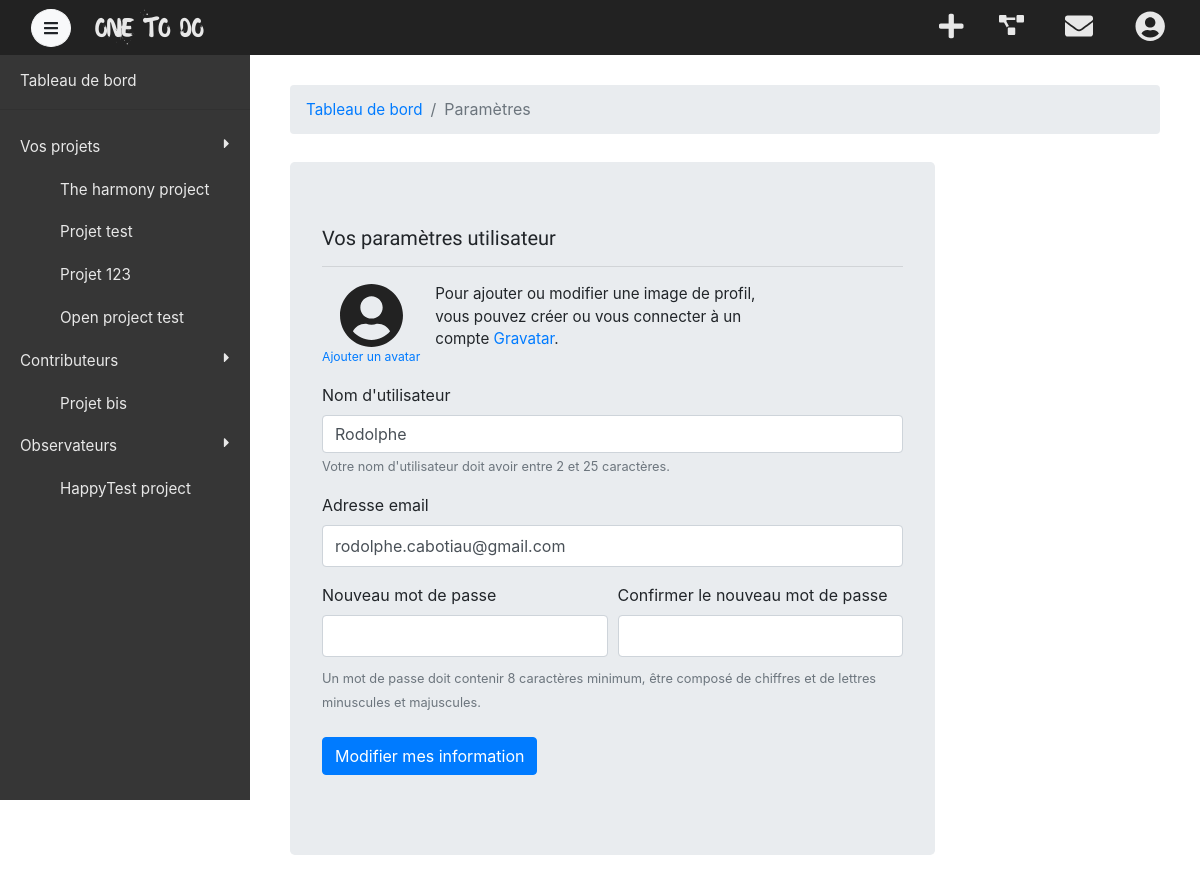
The page /parametres (signed in) on the database as committed earlier.
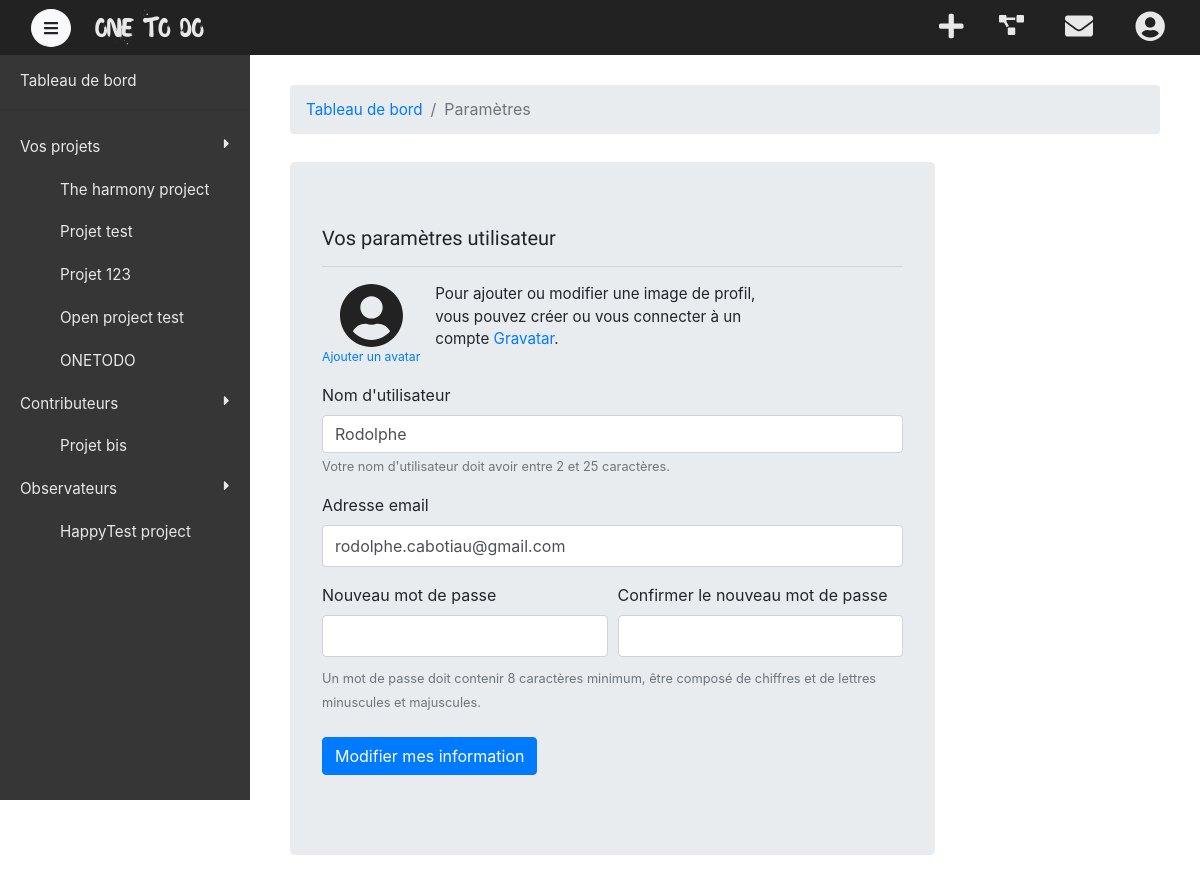
The same page on the database as committed later.
### tables this page shows
CREATE TABLE `access` (
  `id_user` int(11) NOT NULL,
  `id_project` int(11) NOT NULL,
  `access` tinyint(1) NOT NULL
);

CREATE TABLE `project` (
  `id` int(11) NOT NULL,
  `name` varchar(40) NOT NULL,
  `link` varchar(40) NOT NULL,
  `status` tinyint(1) NOT NULL DEFAULT '0',
  `open` int(1) DEFAULT NULL,
  `color` varchar(10) DEFAULT '#306ba2',
  `description` tinytext,
  `wiki` longtext
);

### view/viewPrivate/viewUserSettings.php (the view, shortened to what the changed rows need)
<?php
	require('./view/template/templatePrivate.php');
?>

### controller/ControllerPrivate.php (called while the page is built, shortened)
<?php
class ControllerPrivate extends Alert
{
	private function initUser()
	{
		$user = new \App\model\User([
			'id'       => $_SESSION['user_id'],
			'username' => $_SESSION['user_username']
		]);
		return $user;
	}
	private function callUserProjects()
	{
		$user = $this->initUser();
		$projectManager = new \App\model\ProjectManager();
		$projects       = $projectManager->getUserProjects($user);
		return $projects;
	}
	private function callUserData()
	{
		$user = $this->initUser();
		$userManager = new \App\model\UserManager();
		$userData    = $userManager->getUser($user);
		return $userData;
	}
	public function displayUserSettings()
	{
		$userData       = $this->callUserData();
		$projects       = $this->callUserProjects();
		require('./view/viewPrivate/viewUserSettings.php');
	}
}

### model/router/Route.php (called while the page is built, shortened)
<?php
class Route
{
	private $path;
	private $callable;
	private $matches = [];
	public function __construct($path, $callable)
	{
		$this->path     = trim($path, '/');
		$this->callable = $callable;
	}
	public function match($url)
	{
		$url   = trim($url, '/');
		$path  = preg_replace_callback('#:([\w]+)#', [$this, 'paramMatch'], $this->path);
		$path  = str_replace('/', '/', $path);
		$regex = "#^$path$#i";
	    if(!preg_match($regex, $url, $matches))
	    {
	        return false;
	    }
	    array_shift($matches);
	    $this->matches = $matches;
	    return true;
	}
	public function call()
	{
	    if(is_string($this->callable))
	    {
	        $params = explode('#', $this->callable);
	        $controller = new $controller();
	        return call_user_func_array([$controller, $params[1]], $this->matches);
	    }
	    else
	    {
	        return call_user_func_array($this->callable, $this->matches);
	    }
	}
}

### model/router/Router.php (called while the page is built, shortened)
<?php
class Router {
    private $url;
    private $routes = [];
    public function __construct($url)
    {
        $this->url = $url;
    }
    private function add($path, $callable, $name, $method)
    {
        $route = new Route($path, $callable);
        $this->routes[$method][] = $route;
        return $route;
    }
    public function run()
    {
        foreach($this->routes[$_SERVER['REQUEST_METHOD']] as $route)
        {
            if($route->match($this->url))
            {
                return $route->call();
            }
        }
    }
}

### index.php (called while the page is built, shortened)
<?php
	require 'model/Autoloader.php';
	$router = new model\router\Router($_GET['url']);
	$router->get('/', "Public#displayHome");
	$router->get('/connexion', "Public#displayConnection");
	$router->get('/inscription', "Public#displayRegistration");
	$router->get('/mentions_legales', "Public#displayLegal");
	$router->get('/contact', "Public#displayContact");
	$router->get('/confirmation_inscription', "Public#displayConfirmRegistration");
	$router->get('/validation_inscription', "Public#displayValidationRegistration");
	$router->get('/mot_de_passe_oublie', "Public#displayForgottenPassword");
	$router->get('/nouveau_mot_de_passe', "Public#displayNewPassword");
	$router->get('/dashboard', "Private#displayDashboard");
	$router->get('/parametres', "Private#displayUserSettings");
	$router->get('/nouveauProjet', "Private#displayCreateProject");
	$router->get('/projetsOuverts', "Private#displayOpenProjects");
	$router->get('/messagerie', "Private#displayMessaging");
	$router->get('/messagerie/talk', "Private#displayMessagingTalk");
		$router->get('/newConversation', "Private#newConversation");
		$router->get('/addUserConversation', "Private#addUserConversation");
		$router->get('/deleteUserConversation', "Private#processDeleteUserConversation");
	$router->get('/disconnect', "Private#disconnect");
	$router->get('/projet/:slug/home', 'Project#displayHomeProject');
	$router->get('/projet/:slug/todolist', 'Project#displayTodolist');
	$router->get('/projet/:slug/wiki', 'Project#displayWiki');
	$router->get('/projet/:slug/utilisateurs', 'Project#displayProjectUsers');
	$router->get('/projet/:slug/parametres', 'Project#displayProjectSettings');
	$router->post('/processContact', "Public#processContact");
	$router->post('/processRegistration', "Public#processRegistration");
	$router->post('/processConnexion', "Public#processConnexion");
	$router->post('/processForgottenPassword', "Public#processForgottenPassword");
	$router->post('/processNewPassword', "Public#processNewPassword");
	$router->post('/processEditUser', "Private#processEditUser");
	$router->post('/processNewMessage', "Private#processNewMessage");
	$router->post('/processNewProject', "Private#processNewProject");
	$router->post('/processAddUserOpenProject', 'Private#processAddUserOpenProject');
	$router->post('/projet/:slug/processUserWithdrawProject', 'Project#processUserWithdrawProject');
	$router->post('/projet/:slug/processRemoveUserProject', 'Project#processRemoveUserProject');
	$router->post('/projet/:slug/processChangeUserStatus', 'Project#processChangeUserStatus');
	$router->post('/projet/:slug/processAddUserInProject', 'Project#processAddUserInProject');
	$router->post('/projet/:slug/processEditWiki', 'Project#processEditWiki');
	$router->post('/projet/:slug/processEditProject', 'Project#processEditProject');
	$router->post('/projet/:slug/processDeleteProject', 'Project#processDeleteProject');
	$router->post('/projet/:slug/processAddTodolist', 'Project#processAddTodolist');
	$router->post('/projet/:slug/processDeleteTodolist', 'Project#processDeleteTodolist');
	$router->post('/projet/:slug/processAddTask', 'Project#processAddTask');
	$router->post('/projet/:slug/processDeleteTask', 'Project#processDeleteTask');
	$router->post('/projet/:slug/processDoneTask', 'Project#processDoneTask');
	$router->post('/projet/:slug/processOrder', 'Project#processOrder');
	$router->run();

### model/User.php (called while the page is built, shortened)
<?php
class User
{
	private $_id;
	private $_username;
	private $_email;
	public function hydrate($data)
	{
		foreach ($data as $key => $value)
  		{
    	$method = 'set' . ucfirst($key);
	    }
	}
	public function id() { 				 return $this->_id; }
	public function username() {    	 return $this->_username; }
	public function email() { 			 return $this->_email; }
	public function setId($id)
	{
		$this->_id = (int) $id;
	}
	public function setUsername($username)
	{
		if (is_string($username) && strlen($username) >= 2 && strlen($username) <= 25)
		{
			$this->_username = $username;
		}
	}
	public function setEmail($email)
	{
		if (filter_var($email, FILTER_VALIDATE_EMAIL))
		{
			$this->_email = $email;
		}
	}
}

### model/Database.php (called while the page is built, shortened)
<?php
class Database
{
	private $db_name;
	private $db_user;
	private $db_pass;
	private $db_host;
	private $pdo;
	public function __construct($db_name, $db_user, $db_pass, $db_host)
	{
		$this->db_name = $db_name;
		$this->db_user = $db_user;
		$this->db_pass = $db_pass;
		$this->db_host = $db_host;
	}
	private function getPDO()
	{
		if($this->pdo === null)
		{
			$pdo = new \PDO('mysql:dbname=' . $this->db_name . ';host=' . $this->db_host . ';charset=utf8', $this->db_user, $this->db_pass);
			$pdo->setAttribute(PDO::ATTR_ERRMODE, PDO::ERRMODE_EXCEPTION);
			$pdo->query("SET lc_time_names = 'fr_FR'");
			$this->pdo = $pdo;
		}
		return $this->pdo;
	}
	public function prepare($request, $attributes, $fetch = false, $one = false, $count = false)
	{
		$req = $this->getPDO()->prepare($request);
		$req->execute($attributes);
		if($fetch)
		{
			if ($count)
			{
				$data = $req->rowCount();
			}
			elseif ($one)
			{
				$data = $req->fetch(PDO::FETCH_OBJ);
			}
			else
			{
				$data = $req->fetchAll(PDO::FETCH_OBJ);
			}
			return $data;
		}
	}
}

### model/UserManager.php (called while the page is built, shortened)
<?php
class UserManager
{
	public function getUser(User $user)
	{
		$data = App::getDb()->prepare('
			SELECT * FROM user WHERE id = :id OR username = :username OR email = :email',
			['id'       => $user->id(),
			':username' => $user->username(),
			':email'    => $user->email()],
		true, true, false);
		return new \App\model\User($data);
	}
}

### model/Autoloader.php (called while the page is built, shortened)
<?php
class Autoloader
{
    static function autoload($class)
    {
        $class = str_replace('App\\', '', $class);
        $class = str_replace('\\', '/', $class);
    }
}

### model/App.php (called while the page is built, shortened)
<?php
class App
{
	private static $database;
	public static function getDb()
	{
		if (self::$database === null)
		{
			self::$database = new Database(self::DB_NAME, self::DB_USER, self::DB_PASS, self::DB_HOST);
		}
		return self::$database;
	}
	public static function getDomainPath()
	{
		return self::DOMAIN_NAME;
	}
}

### model/ProjectManager.php (called while the page is built, shortened)
<?php
class ProjectManager
{
	public function getUserProjects(User $user)
	{
		$data = App::getDb()->prepare('
			SELECT p.name, p.link, p.status, p.color, p.description,
			a.id_user, a.id_project, a.access,
			u.username, u.email
			FROM project p
			RIGHT JOIN access a ON p.id = a.id_project
			RIGHT JOIN user u ON a.id_user = u.id
			WHERE u.id = :id',
			['id' => $user->id()],
		true, false, false);
		return $data;
	}
}

### view/viewPrivate/viewUserSettings.php (the view, shortened to what the changed rows need)
<?php
	require('./view/template/templatePrivate.php');
?>

### view/template/sidebar.php (shortened to what the changed rows need)
<?php
    $link = explode('/', $_GET['url']);
	$myProjectContent         = false;
	$contributeProjectContent = false;
	$watchProjectContent      = false;
    $myProjectContentCount         = 0;
    $contributeProjectContentCount = 0;
    $watchProjectContentCount      = 0;
    $arr_length = count($projects);
	for ($i = 0; $i < $arr_length; $i++)
	{
		if ($projects[$i]->access == 1)
		{
			$myProjectContent = true;
            $myProjectContentCount++;
		}
		elseif ($projects[$i]->access == 2)
		{
			$contributeProjectContent = true;
            $contributeProjectContentCount++;
		}
		elseif ($projects[$i]->access == 3)
		{
			$watchProjectContent = true;
            $watchProjectContentCount++;
		}
	}
 ?>
<nav id="sidebar">
    <ul class="list-unstyled components">
    	<?php if ($myProjectContent === true): ?>
        <li>
            <ul class="collapse <?php if($myProjectContentCount <= 7){echo 'show';} ?>" id="myProject">
            	<?php
					foreach ($projects as $key => $project):
						if ($project->access == 1):
				?>
                <li>
                    <a href="<?= \App\model\App::getDomainPath() . '/projet/' . $project->link . '/home' ?>" class="rounded-left projectColorLink <?php if(isset($link[1]) && $project->link == $link[1]){echo'activeProject';} ?>">
                        <?= $project->name ?>
                    </a>
                </li>
                <?php
						endif;
					endforeach;
				?>
            </ul>
        </li>
        <?php
			endif;
			if ($contributeProjectContent === true):
		?>
        <li>
            <ul class="collapse <?php if($contributeProjectContentCount <= 5){echo 'show';} ?>" id="contributeProject">
               <?php
					foreach ($projects as $key => $project):
						if ($project->access == 2):
				?>
                <li>
                    <a href="<?= \App\model\App::getDomainPath() . '/projet/' . $project->link . '/home' ?>" class="rounded-left projectColorLink <?php if(isset($link[1]) && $project->link == $link[1]){echo'activeProject';} ?>">
                        <?= $project->name ?>
                    </a>
                </li>
                <?php
						endif;
					endforeach;
				?>
            </ul>
        </li>
        <?php
			endif;
			if ($watchProjectContent === true):
		?>
        <li>
            <ul class="collapse <?php if($watchProjectContentCount <= 5){echo 'show';} ?>" id="watchProject">
                <?php
					foreach ($projects as $key => $project):
						if ($project->access == 3):
				?>
                <li>
                    <a href="<?= \App\model\App::getDomainPath() . '/projet/' . $project->link . '/home' ?>" class="rounded-left projectColorLink <?php if(isset($link[1]) && $project->link == $link[1]){echo'activeProject';} ?>">
                        <?= $project->name ?>
                    </a>
                </li>
                <?php
						endif;
					endforeach;
				?>
            </ul>
        </li>
        <?php
    		endif;
    	?>
    </ul>
</nav>

Rows that differ between the two databases and show on the page:
added access: id_project.name "ONETODO"
